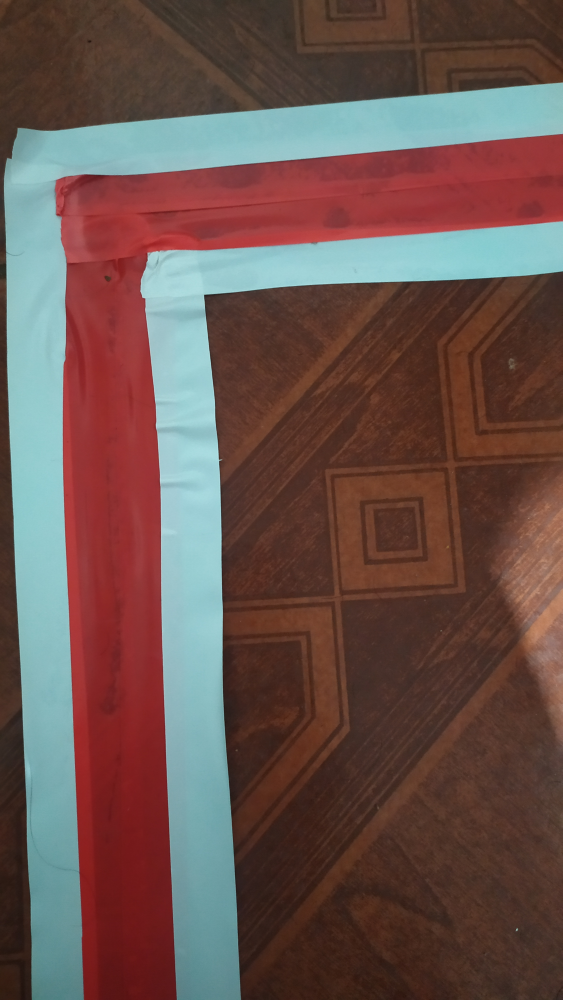
#> input picture data/raw/direita (1).jpg, 2250 x 4000 px (shown at 1/4 size); its folder holds 4 pictures in this run
$ python resize_images1024.py
#> lines starting #> are read from the running program, lines starting #| are printed output that depends on the picture
import os
import glob
import cv2

if __name__ == "__main__":
    import argparse

    parser = argparse.ArgumentParser(
        description="Resize raw images to uniformed target size."
    )
    parser.add_argument(
        "--raw-dir",
        help="Directory path to raw images.",
        default="./data/raw",
        type=str,
    )
    parser.add_argument(
        "--save-dir",
        help="Directory path to save resized images.",
        default="./data/images",
        type=str,
    )
    parser.add_argument(
        "--ext", help="Raw image files extension to resize.", default="jpg", type=str
    )
    parser.add_argument(
        "--target-size",
        help="Target size to resize as a tuple of 2 integers.",
        default="(1024, 768)",
        type=str,
    )
    args = parser.parse_args()

    raw_dir = args.raw_dir
    save_dir = args.save_dir
    ext = args.ext
    target_size = eval(args.target_size)
    msg = "--target-size must be a tuple of 2 integers"
    assert isinstance(target_size, tuple) and len(target_size) == 2, msg
    fnames = glob.glob(os.path.join(raw_dir, "*.{}".format(ext)))
    os.makedirs(save_dir, exist_ok=True)
    print(
        "{} files to resize from directory `{}` to target size:{}".format(
            len(fnames), raw_dir, target_size
        )
    )
    for i, fname in enumerate(fnames):
        print(".", end="", flush=True)
        img = cv2.imread(fname)
#> img is the input picture: shape (4000, 2250, 3); mean B, G, R 78.1, 83.4, 106.8
        img_small = cv2.resize(img, target_size)
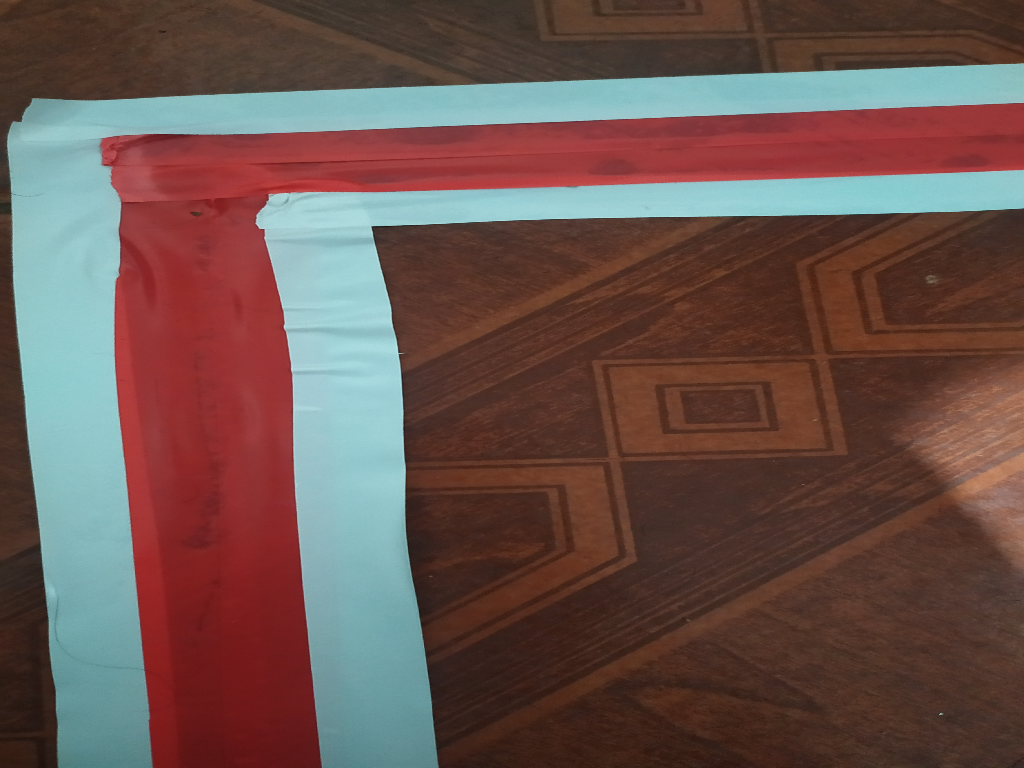
#> img_small: shape (768, 1024, 3); mean B, G, R 78, 83.3, 106.7
        new_fname = "{}.{}".format(str(i), ext)
        small_fname = os.path.join(save_dir, new_fname)
        cv2.imwrite(small_fname, img_small)
#> pass 2 of the loop `for i, fname in enumerate(fnames):`:
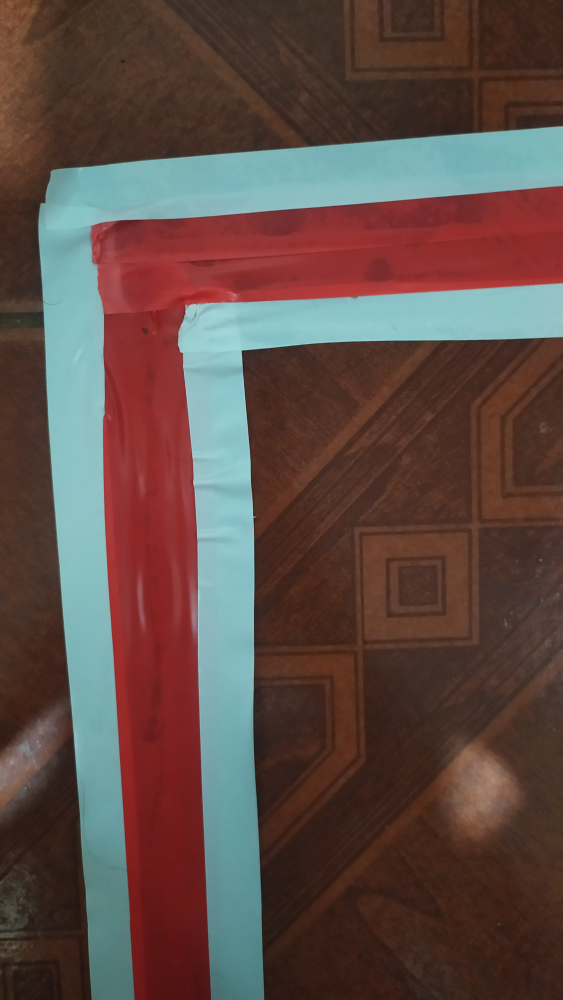
#> input picture data/raw/direita (4).jpg, 2250 x 4000 px (shown at 1/4 size)
#> img is the input picture: shape (4000, 2250, 3); mean B, G, R 69.6, 75.2, 95.8
#> `img_small = cv2.resize(img, target_size)`:
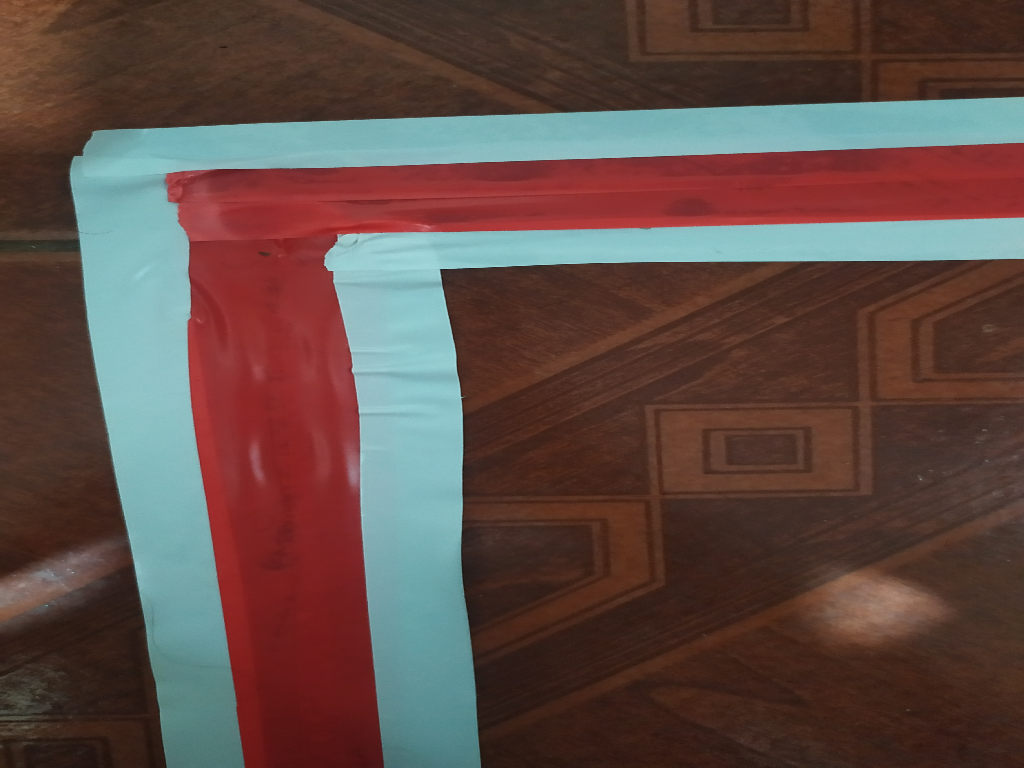
#> img_small: shape (768, 1024, 3); mean B, G, R 69.5, 75.1, 95.7
#> pass 3 of the loop `for i, fname in enumerate(fnames):`:
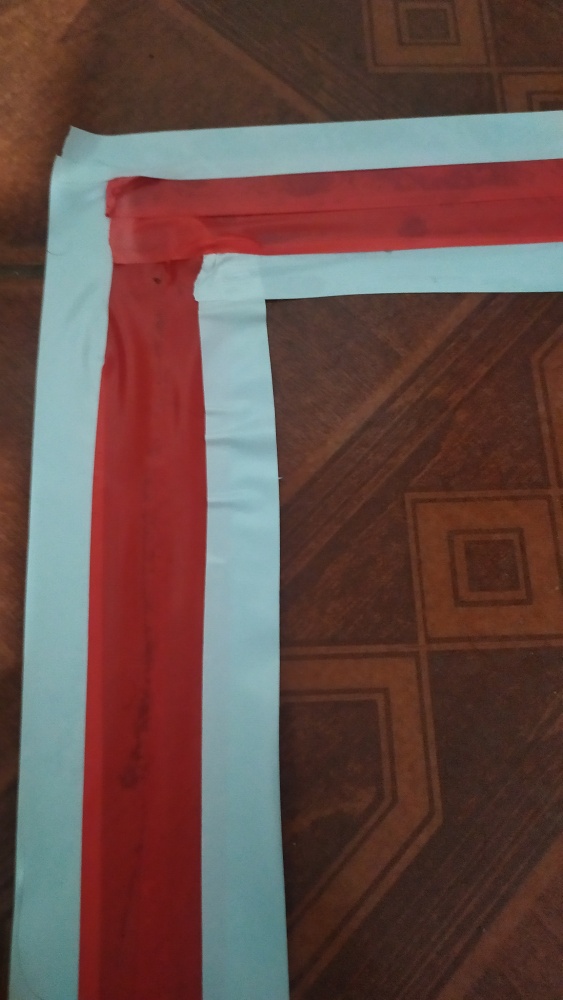
#> input picture data/raw/direita (6).jpg, 2250 x 4000 px (shown at 1/4 size)
#> img is the input picture: shape (4000, 2250, 3); mean B, G, R 71.9, 76.7, 102.7
#> `img_small = cv2.resize(img, target_size)`:
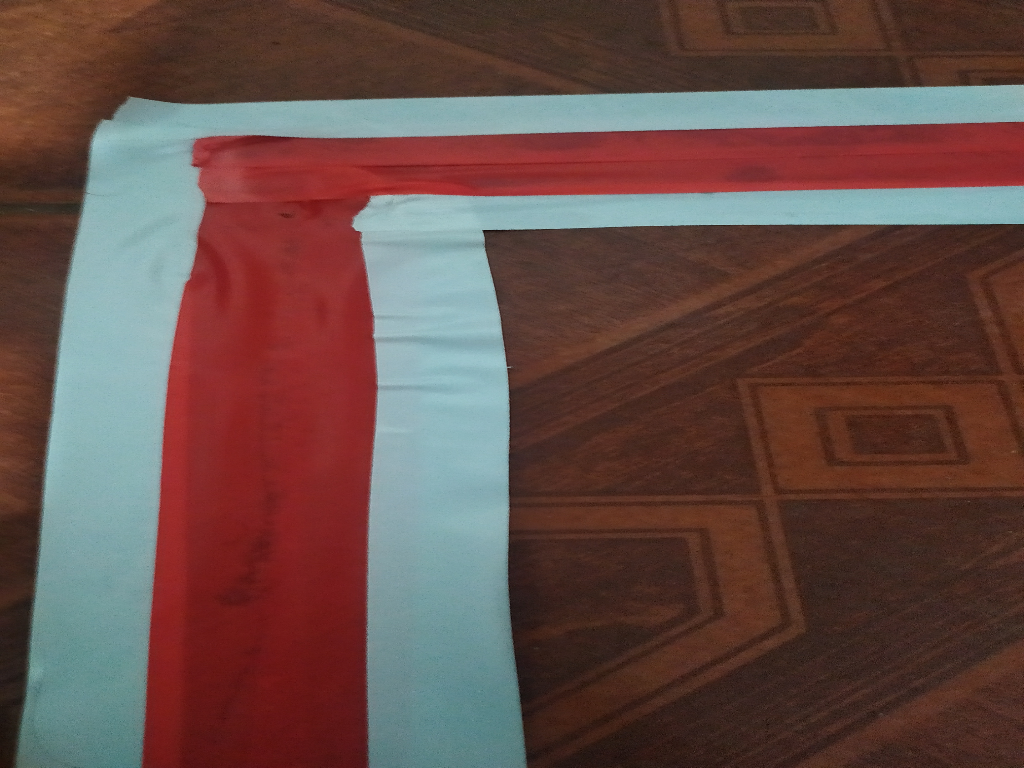
#> img_small: shape (768, 1024, 3); mean B, G, R 71.8, 76.6, 102.6
#> the loop made 4 passes; the first 3 are shown
    print(
        "\nDone resizing {} files.\nSaved to directory: `{}`".format(
            len(fnames), save_dir
        )
    )
